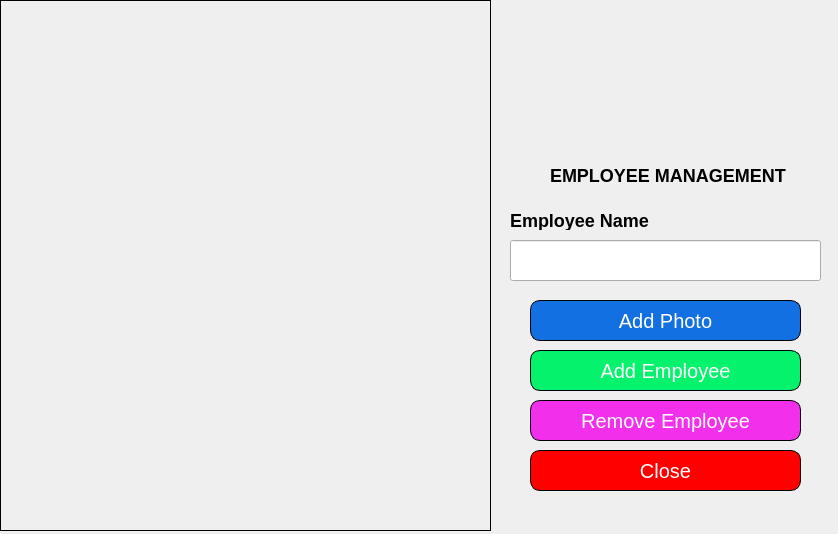
<?xml version="1.0" encoding="UTF-8"?>
<ui version="4.0">
 <class>Form</class>
 <widget class="QWidget" name="Form">
  <property name="geometry">
   <rect>
    <x>0</x>
    <y>0</y>
    <width>838</width>
    <height>534</height>
   </rect>
  </property>
  <property name="windowTitle">
   <string>Form</string>
  </property>
  <widget class="QLabel" name="photo">
   <property name="geometry">
    <rect>
     <x>0</x>
     <y>0</y>
     <width>491</width>
     <height>531</height>
    </rect>
   </property>
   <property name="styleSheet">
    <string notr="true">border: 1px solid black</string>
   </property>
   <property name="text">
    <string/>
   </property>
  </widget>
  <widget class="QPushButton" name="add_employ">
   <property name="geometry">
    <rect>
     <x>530</x>
     <y>350</y>
     <width>271</width>
     <height>41</height>
    </rect>
   </property>
   <property name="styleSheet">
    <string notr="true">background-color: #05f26c;
border-radius: 10px;
border: 1px solid black;
color: #fff;
font-size: 20px;</string>
   </property>
   <property name="text">
    <string>Add Employee</string>
   </property>
  </widget>
  <widget class="QPushButton" name="add_photo">
   <property name="geometry">
    <rect>
     <x>530</x>
     <y>300</y>
     <width>271</width>
     <height>41</height>
    </rect>
   </property>
   <property name="styleSheet">
    <string notr="true">background-color: #1270e3;
border-radius: 10px;
border: 1px solid black;
color: #fff;
font-size: 20px;</string>
   </property>
   <property name="text">
    <string>Add Photo</string>
   </property>
  </widget>
  <widget class="QLineEdit" name="input_name">
   <property name="geometry">
    <rect>
     <x>510</x>
     <y>240</y>
     <width>311</width>
     <height>41</height>
    </rect>
   </property>
   <property name="text">
    <string/>
   </property>
  </widget>
  <widget class="QLabel" name="label_2">
   <property name="geometry">
    <rect>
     <x>510</x>
     <y>210</y>
     <width>191</width>
     <height>20</height>
    </rect>
   </property>
   <property name="styleSheet">
    <string notr="true">font-size: 18px;
font-weight: 600;</string>
   </property>
   <property name="text">
    <string>Employee Name</string>
   </property>
  </widget>
  <widget class="QLabel" name="label_3">
   <property name="geometry">
    <rect>
     <x>550</x>
     <y>150</y>
     <width>281</width>
     <height>51</height>
    </rect>
   </property>
   <property name="toolTip">
    <string>&lt;html&gt;&lt;head/&gt;&lt;body&gt;&lt;p&gt;&lt;span style=&quot; font-size:20pt;&quot;&gt;UPDATE &lt;/span&gt;&lt;/p&gt;&lt;p&gt;&lt;span style=&quot; font-size:20pt;&quot;&gt;EMPLOYEE INFO&lt;/span&gt;&lt;/p&gt;&lt;/body&gt;&lt;/html&gt;</string>
   </property>
   <property name="styleSheet">
    <string notr="true">font-size: 18px;
font-weight: 600;</string>
   </property>
   <property name="text">
    <string>EMPLOYEE MANAGEMENT</string>
   </property>
  </widget>
  <widget class="QLabel" name="label_4">
   <property name="geometry">
    <rect>
     <x>580</x>
     <y>20</y>
     <width>201</width>
     <height>121</height>
    </rect>
   </property>
   <property name="styleSheet">
    <string notr="true">image: url(:/icon/work.png);</string>
   </property>
   <property name="text">
    <string/>
   </property>
  </widget>
  <widget class="QPushButton" name="remove_employ">
   <property name="geometry">
    <rect>
     <x>530</x>
     <y>400</y>
     <width>271</width>
     <height>41</height>
    </rect>
   </property>
   <property name="styleSheet">
    <string notr="true">background-color: #f230ec;
border-radius: 10px;
border: 1px solid black;
color: #fff;
font-size: 20px;</string>
   </property>
   <property name="text">
    <string>Remove Employee</string>
   </property>
  </widget>
  <widget class="QPushButton" name="close_btn">
   <property name="geometry">
    <rect>
     <x>530</x>
     <y>450</y>
     <width>271</width>
     <height>41</height>
    </rect>
   </property>
   <property name="styleSheet">
    <string notr="true">background-color: red;
border-radius: 10px;
border: 1px solid black;
color: #fff;
font-size: 20px;</string>
   </property>
   <property name="text">
    <string>Close</string>
   </property>
  </widget>
 </widget>
 <resources>
  <include location="images.qrc"/>
 </resources>
 <connections/>
</ui>
